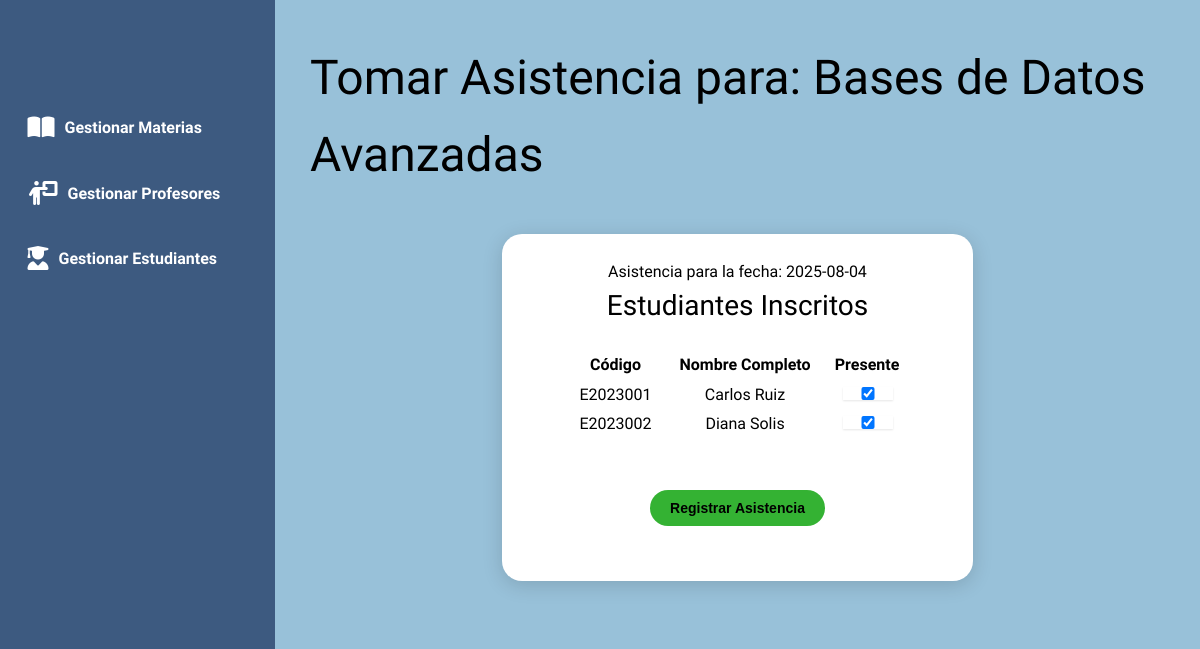
The app's page /materia/1, older data.
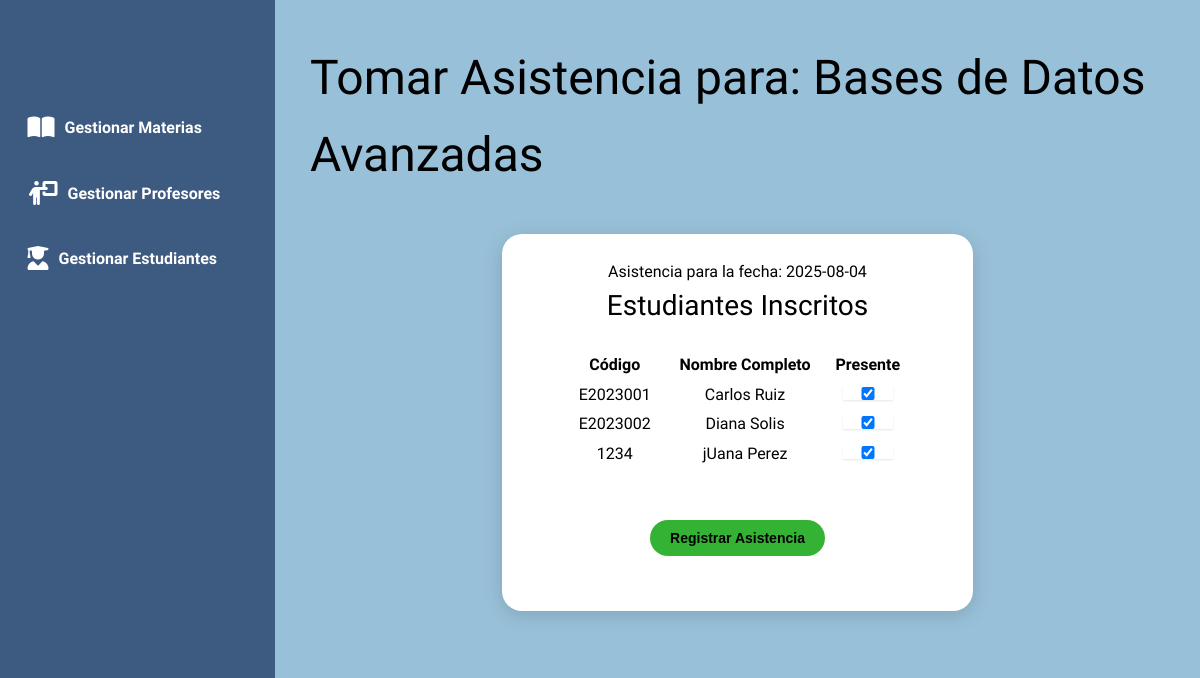
The same page, newer data.
### models.py (models this page shows)
class Inscripcion(Base):
    __tablename__ = 'inscripciones'
    id = Column(Integer, primary_key=True)
    estudiante_id = Column(Integer, ForeignKey('estudiantes.id'))
    materia_id = Column(Integer, ForeignKey('materias.id'))
    fecha_inscripcion = Column(Date, default=datetime.date.today)
    estudiante = relationship("Estudiante")
    materia = relationship("Materia")
    asistencias = relationship("Asistencia", back_populates="inscripcion", cascade="all, delete-orphan")

class Estudiante(Base):
    __tablename__ = 'estudiantes'
    id = Column(Integer, primary_key=True)
    nombre = Column(String(50), nullable=False)
    apellido = Column(String(50), nullable=False)
    codigo_estudiante = Column(String(20), unique=True, nullable=False)
    is_active = Column(Boolean, default=True, nullable=False)

### app.py (the view)
@app.route('/materia/<int:materia_id>')
def materia_detalle(materia_id):
    materia = session.query(Materia).filter_by(id=materia_id).one()
    inscripciones = session.query(Inscripcion).join(Estudiante).filter(
        Inscripcion.materia_id == materia_id,
        Estudiante.is_active == True
    ).all()
    today = datetime.date.today().strftime("%Y-%m-%d")
    return render_template('materia_detalle.html', materia=materia, inscripciones=inscripciones, today=today)

### templates/materia_detalle.html (shortened to what this page needs)
{% extends "base.html" %}  {% block content %}
<h2>Tomar Asistencia para: {{ materia.nombre_materia }}</h2>
<div class="form-card no-padding-top">
	<form action="{{ url_for('registrar_asistencia') }}" method="POST">
		<p>Asistencia para la fecha: {{ today }}</p>
		<h3>Estudiantes Inscritos</h3>
		<table>
			<thead>
				<tr>
					<th>Código</th>
					<th>Nombre Completo</th>
					<th>Presente</th>
				</tr>
			</thead>
			<tbody>
				{% for inscripcion in inscripciones %}
				<tr>
					<td>{{ inscripcion.estudiante.codigo_estudiante }}</td>
					<td>
						{{ inscripcion.estudiante.nombre }} {{
						inscripcion.estudiante.apellido }}
					</td>
					<td>
						<input type="checkbox" name="presente" value="{{ inscripcion.id }}" checked/>
					</td>
				</tr>
				{% else %}
				<tr>
					<td colspan="3">No hay estudiantes inscritos en esta materia.</td>
				</tr>
				{% endfor %}
			</tbody>
		</table>
		<br />
		<div class="form-buttons">
			<button type="submit" class="btn btn-accept">Registrar Asistencia</button>
		</div>
	</form>
</div>
{% endblock %}

Row changes from the older to the newer data that the page shows:
added Inscripcion: estudiante.codigo_estudiante "1234", estudiante.nombre "jUana", estudiante.apellido "Perez"
